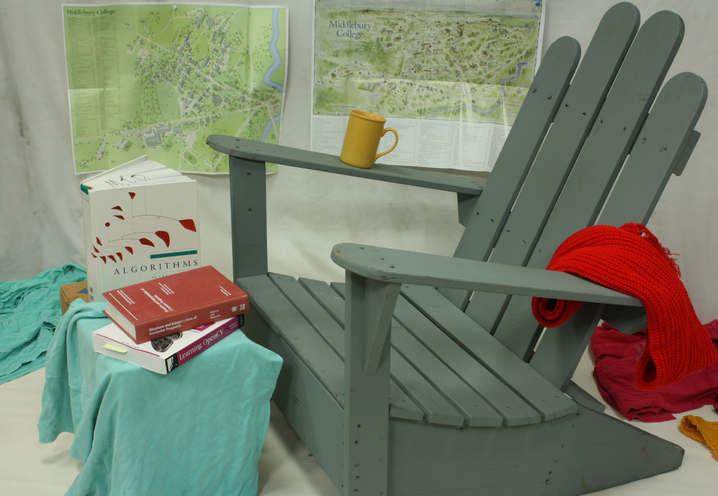
%> input picture im0.png, 718 x 496 px
$ octave stereo.m   (GNU Octave 9; MATLAB toolbox functions it lacks are replaced by stand-ins)
%> lines starting %> are read from the running program, lines starting %| are printed output that depends on the picture
%%
clear
clc
%% 1 Read Images
I1 = imread('im0.png'); % First Image
%> I1 is the input picture: size 496x718x3 uint8; mean R, G, B 122.5, 128.6, 110
I2 = imread('im1.png'); % Second Image
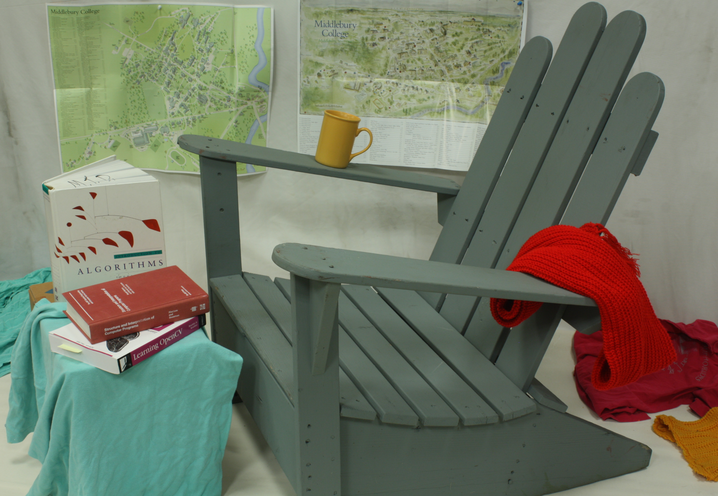
%> input picture im1.png, 718 x 496 px
%> I2 is the input picture: size 496x718x3 uint8; mean R, G, B 115.6, 120.3, 102.7
I1 = imresize(I1, [NaN 300]);
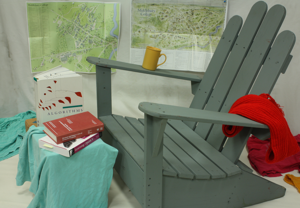
%> I1: size 208x300x3 uint8; mean R, G, B 122.5, 128.6, 110
I2 = imresize(I2, [NaN 300]);
%> I2: size 208x300x3 uint8

I1_g = single(rgb2gray(I1));
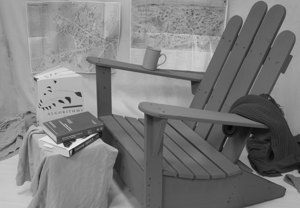
%> I1_g: size 208x300 single; min 3, max 235, mean 124.6
I2_g = single(rgb2gray(I2));
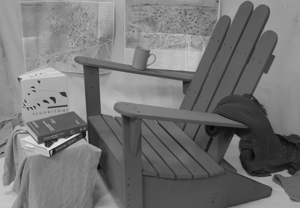
%> I2_g: size 208x300 single; min 5, max 228, mean 116.9

[m,n,~] = size(I1);
%> m = 208; n = 300
%% Calculate matching descriptors(SIFT)
%> (the run ends here)
